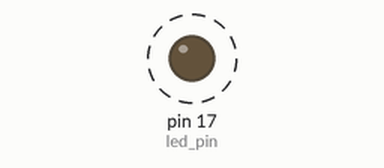
Recording of a sketch running on a simulated Arduino Uno, built with avr-gcc and run on an emulated ATmega328P. Parts: output pins drawn as LEDs (lit = HIGH). Dashed ring = blinking.

Above: at 0.5 s.
Timing chart, 0 to 3.0 s (numbered marks = the images above):
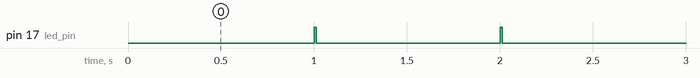

Measured:
- by itself, pin 17 (led_pin): alternates HIGH for 0.01 s and LOW for 0.99 s

The sketch:

pulse_led.ino
```cpp
/*
  Pulse LED

  A simple Sketch that pulses a LED, with microsecond precision.

  Created in the spring of 2023
  by Jens Hansen

*/

const uint8_t led_pin = 17;                // gpio number of led pin
const uint64_t pulse_interval = 1000000;   // micros between each pulse
const uint64_t pulse_duration = 10000;     // micros to keep the led on

uint64_t now;                         // current micros
uint64_t last_pulse = 0;              // micros at last pulse
uint8_t led_state = LOW;              // current led state

void setup()
{
  pinMode(led_pin, OUTPUT);
}

void loop()
{
  now = micros();
  if ( (now - last_pulse) > pulse_interval )
  {
    led_state = HIGH;
    last_pulse = now;
    digitalWrite(led_pin, led_state);
  }
  else if ( led_state == HIGH )
  {
    if ( (now - last_pulse) > pulse_duration )
    {
      led_state = LOW;
      digitalWrite(led_pin, led_state);
    }
  }
}
```
